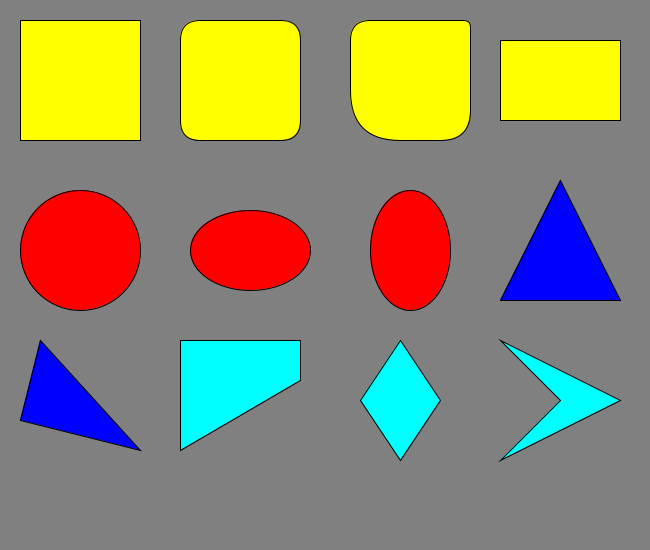
Frame 1 (no input)
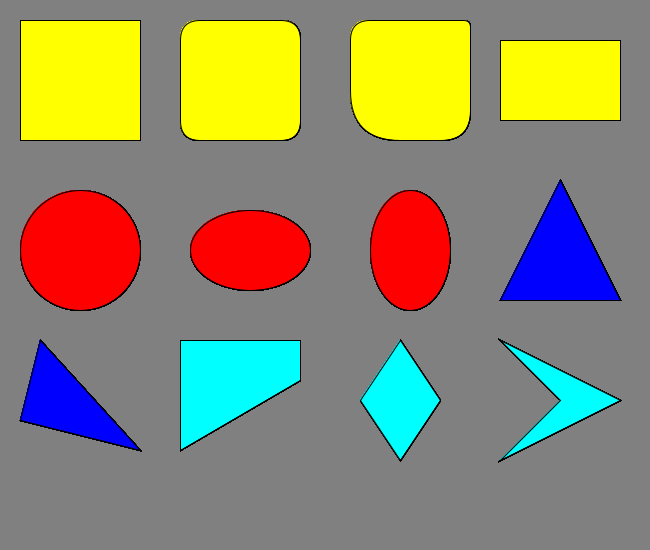
Frame 60 (the mouse pressed at the canvas centre just before this capture)
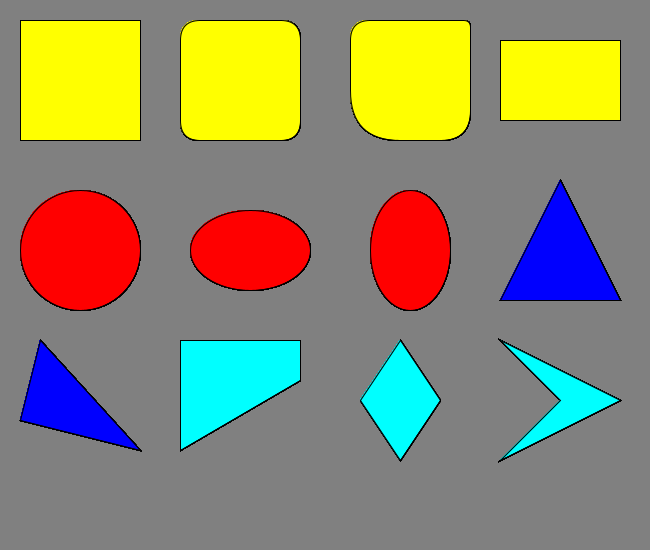
Frame 120 (the mouse held since frame 60 and released just before this capture)

The Processing sketch that drew these frames (run headless with seeded random() and noise(); from frame 60 on, the mouse is pressed at the canvas centre):

// Processing sketch: Shapes
// ── Shapes.pde
void setup() {
  size(650,550);
  background(128);
}

void draw() {
  fill(255,255,0);
  rect(20,20,120,120);
  rect(180,20,120,120,20);
  rect(350,20,120,120,20,7,30,50);
  rect(500,40,120,80);
  fill(255,0,0);
  ellipse(80,250,120,120);
  ellipse(250,250,120,80);
  ellipse(410,250,80,120);
  fill(0,0,255);
  triangle(560,180,500,300,620,300);
  triangle(40,340,20,420,140,450);
  fill(0,255,255);
  quad(180,340,300,340,300,380,180,450);
  quad(400,340,440,400,400,460,360,400);
  quad(500,340,620,400,500,460,560,400);
}
